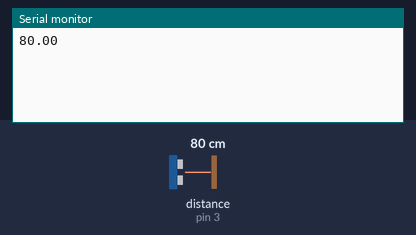
Recording of a sketch running on a simulated Arduino Uno, built with avr-gcc and run on an emulated ATmega328P. Parts: the last lines printed to the serial monitor. Wiring (inferred from the names in the program): ultrasonic range finder: trigger pin 2; echo pin 3. The inputs (shaded band) are chosen by the test bench; at power-on: distance to the obstacle (sensor on pin 3) 80 cm. The echo pulse lasts 58.3 µs per cm.

Above: at 1.8 s.
1.9 s: distance to the obstacle (sensor on pin 3) set to 60 cm
At 2.4 s:
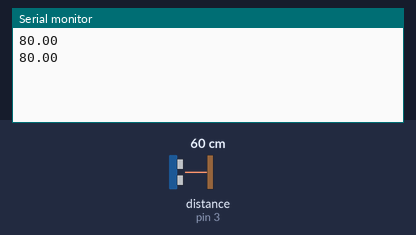
3.4 s: distance to the obstacle (sensor on pin 3) set to 120 cm
At 4.8 s:
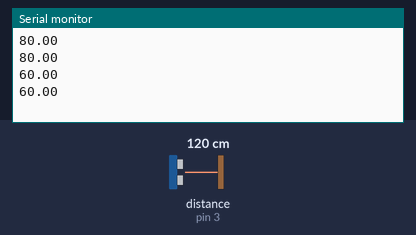
Timing chart, 0 to 6.4 s (numbered marks = the images above; inputs shaded):
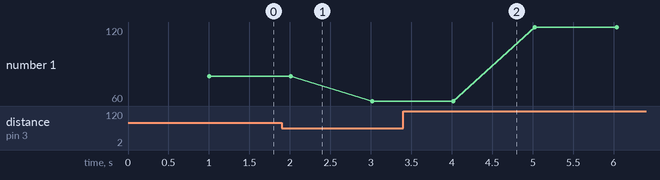

The sketch:

SoundDistance.ino
```cpp
/*
#include <HCSR04.h>
UltraSonicDistanceSensor distanceSensor(2, 3);  // 初始化引脚，第一个参数为Trig引脚，第二个参数为Echo引脚。
float cm;
void setup () {
  Serial.begin(9600);  // 打开串口监视器
}
void loop () {
  cm = distanceSensor.measureDistanceCm();
  //Serial.println(cm);//打印超声波测量距离，单位为厘米
  //delay(500);//每个0.5s打印一次
  if(cm >= 40)
  {
    Serial.println(cm);
  }
}
*/


int Trig = 2;
int Echo = 3;
float distance;
//获取超声波往返时间函数，发送到接收
int times() {
  int time1;
  int time2;
  while (digitalRead(Echo) == LOW);//等待高电平信号，
  time1 = micros();//高电平信号触发，记录当前时间
  while (digitalRead(Echo) == HIGH);//等待底电平信号
  time2 = micros();//低电平信号触发，记录当前时间
  //Serial.println("函数调用");
  return (time2 - time1);//返回时间差即引脚高电平所持续的时间
}
void setup() {
  Serial.begin(9600);
  pinMode(Trig, OUTPUT);
  pinMode(Echo, INPUT);
}
void loop() {
  //发送一个10us的脉冲
  digitalWrite(Trig, LOW);
  delayMicroseconds(2);
  digitalWrite(Trig, HIGH);
  delayMicroseconds(10);
  digitalWrite(Trig, LOW);
  //获取时间
  //program_one
  int Time1 = times();
  //program_two
  int Time2 = pulseIn(Echo, HIGH); //获取超声波返回时长，单位us = 10^-6s
  //计算距离
  distance =  Time1 / 58; //单位厘米 distance = Time1*340*100/1000000/2;
  //Serial.print(distance);
  //Serial.println("cm");
  //delay(1000);
  if(distance >= 40)
  {
    Serial.println(distance);
  }
}
```

Measured:
- plotted number 1: 80 → 60 after the input at 1.9 s, 60 → 120 after the input at 3.4 s
